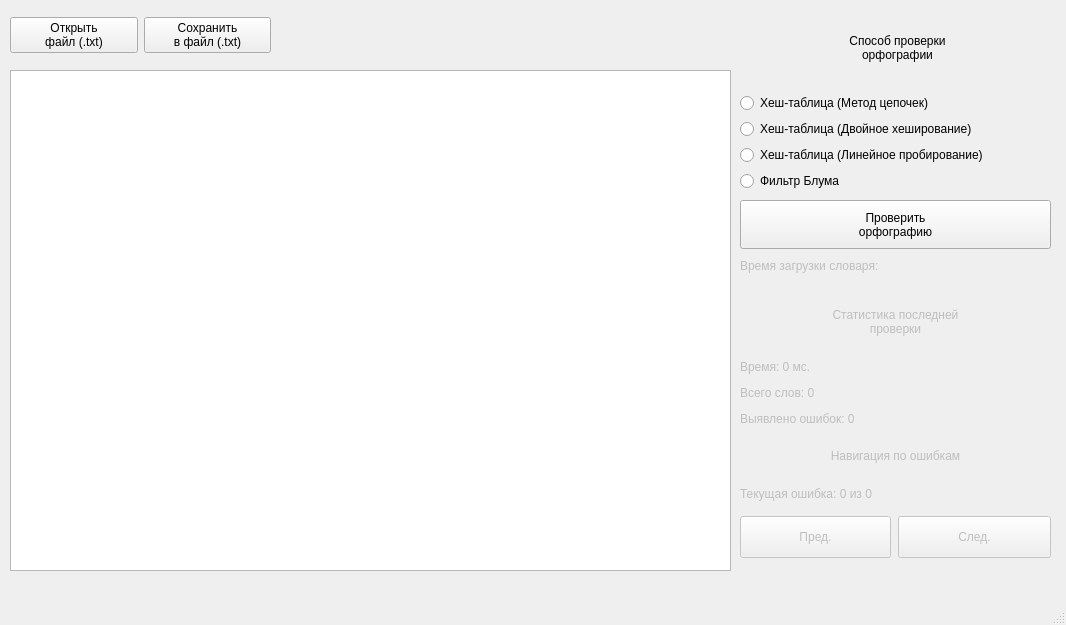
<?xml version="1.0" encoding="UTF-8"?>
<ui version="4.0">
 <class>MainWindow</class>
 <widget class="QMainWindow" name="MainWindow">
  <property name="geometry">
   <rect>
    <x>0</x>
    <y>0</y>
    <width>1066</width>
    <height>625</height>
   </rect>
  </property>
  <property name="minimumSize">
   <size>
    <width>1066</width>
    <height>625</height>
   </size>
  </property>
  <property name="maximumSize">
   <size>
    <width>1066</width>
    <height>625</height>
   </size>
  </property>
  <property name="windowTitle">
   <string>Сервис по проверке орфографии</string>
  </property>
  <property name="animated">
   <bool>true</bool>
  </property>
  <widget class="QWidget" name="centralwidget">
   <widget class="QTextEdit" name="TextField">
    <property name="geometry">
     <rect>
      <x>10</x>
      <y>70</y>
      <width>721</width>
      <height>501</height>
     </rect>
    </property>
   </widget>
   <widget class="QWidget" name="verticalLayoutWidget">
    <property name="geometry">
     <rect>
      <x>740</x>
      <y>10</y>
      <width>315</width>
      <height>181</height>
     </rect>
    </property>
    <layout class="QVBoxLayout" name="verticalLayout">
     <item>
      <widget class="QLabel" name="Selector_label">
       <property name="acceptDrops">
        <bool>false</bool>
       </property>
       <property name="layoutDirection">
        <enum>Qt::LayoutDirection::LeftToRight</enum>
       </property>
       <property name="text">
        <string>&lt;html&gt;&lt;head/&gt;&lt;body&gt;&lt;p&gt;Способ проверки&lt;br/&gt;орфографии&lt;/p&gt;&lt;/body&gt;&lt;/html&gt;</string>
       </property>
       <property name="textFormat">
        <enum>Qt::TextFormat::AutoText</enum>
       </property>
       <property name="alignment">
        <set>Qt::AlignmentFlag::AlignCenter</set>
       </property>
       <property name="wordWrap">
        <bool>true</bool>
       </property>
      </widget>
     </item>
     <item>
      <widget class="QRadioButton" name="Selector_HTChain">
       <property name="text">
        <string>Хеш-таблица (Метод цепочек)</string>
       </property>
      </widget>
     </item>
     <item>
      <widget class="QRadioButton" name="Selector_HTDHash">
       <property name="text">
        <string>Хеш-таблица (Двойное хеширование)</string>
       </property>
      </widget>
     </item>
     <item>
      <widget class="QRadioButton" name="Selector_HTLinear">
       <property name="text">
        <string>Хеш-таблица (Линейное пробирование)</string>
       </property>
      </widget>
     </item>
     <item>
      <widget class="QRadioButton" name="Selector_BF">
       <property name="text">
        <string>Фильтр Блума</string>
       </property>
      </widget>
     </item>
    </layout>
   </widget>
   <widget class="QPushButton" name="Button_CheckOrpho">
    <property name="geometry">
     <rect>
      <x>740</x>
      <y>200</y>
      <width>311</width>
      <height>49</height>
     </rect>
    </property>
    <property name="text">
     <string>Проверить
орфографию</string>
    </property>
   </widget>
   <widget class="QWidget" name="horizontalLayoutWidget">
    <property name="geometry">
     <rect>
      <x>10</x>
      <y>10</y>
      <width>261</width>
      <height>51</height>
     </rect>
    </property>
    <layout class="QHBoxLayout" name="horizontalLayout">
     <item>
      <widget class="QPushButton" name="Button_OpenTxt">
       <property name="text">
        <string>Открыть
файл (.txt)</string>
       </property>
      </widget>
     </item>
     <item>
      <widget class="QPushButton" name="Button_SaveTxt">
       <property name="text">
        <string>Сохранить
в файл (.txt)</string>
       </property>
      </widget>
     </item>
    </layout>
   </widget>
   <widget class="QWidget" name="verticalLayoutWidget_2">
    <property name="geometry">
     <rect>
      <x>740</x>
      <y>290</y>
      <width>311</width>
      <height>141</height>
     </rect>
    </property>
    <layout class="QVBoxLayout" name="Layout_Statistic">
     <property name="spacing">
      <number>2</number>
     </property>
     <property name="sizeConstraint">
      <enum>QLayout::SizeConstraint::SetDefaultConstraint</enum>
     </property>
     <item>
      <widget class="QLabel" name="Label_LastOrphograhyCheckStatistic">
       <property name="enabled">
        <bool>false</bool>
       </property>
       <property name="text">
        <string>Статистика последней
проверки</string>
       </property>
       <property name="alignment">
        <set>Qt::AlignmentFlag::AlignCenter</set>
       </property>
      </widget>
     </item>
     <item>
      <widget class="QLabel" name="Label_SpellCheckTime">
       <property name="enabled">
        <bool>false</bool>
       </property>
       <property name="maximumSize">
        <size>
         <width>16777215</width>
         <height>24</height>
        </size>
       </property>
       <property name="text">
        <string>Время: 0 мс.</string>
       </property>
      </widget>
     </item>
     <item>
      <widget class="QLabel" name="Label_TotalWords">
       <property name="enabled">
        <bool>false</bool>
       </property>
       <property name="maximumSize">
        <size>
         <width>16777215</width>
         <height>24</height>
        </size>
       </property>
       <property name="text">
        <string>Всего слов: 0</string>
       </property>
      </widget>
     </item>
     <item>
      <widget class="QLabel" name="Label_MisspellWords">
       <property name="enabled">
        <bool>false</bool>
       </property>
       <property name="maximumSize">
        <size>
         <width>16777215</width>
         <height>24</height>
        </size>
       </property>
       <property name="text">
        <string>Выявлено ошибок: 0</string>
       </property>
      </widget>
     </item>
    </layout>
   </widget>
   <widget class="QWidget" name="formLayoutWidget">
    <property name="geometry">
     <rect>
      <x>740</x>
      <y>440</y>
      <width>311</width>
      <height>122</height>
     </rect>
    </property>
    <layout class="QFormLayout" name="Layout_Navigation">
     <property name="horizontalSpacing">
      <number>7</number>
     </property>
     <item row="0" column="0" colspan="2">
      <widget class="QLabel" name="Label_MisspellNavigation">
       <property name="enabled">
        <bool>false</bool>
       </property>
       <property name="minimumSize">
        <size>
         <width>0</width>
         <height>32</height>
        </size>
       </property>
       <property name="text">
        <string>Навигация по ошибкам</string>
       </property>
       <property name="alignment">
        <set>Qt::AlignmentFlag::AlignCenter</set>
       </property>
      </widget>
     </item>
     <item row="1" column="0" colspan="2">
      <widget class="QLabel" name="Label_CurrentMisspell">
       <property name="enabled">
        <bool>false</bool>
       </property>
       <property name="minimumSize">
        <size>
         <width>0</width>
         <height>32</height>
        </size>
       </property>
       <property name="text">
        <string>Текущая ошибка: 0 из 0</string>
       </property>
      </widget>
     </item>
     <item row="2" column="0">
      <widget class="QPushButton" name="Button_PrevMisspell">
       <property name="enabled">
        <bool>false</bool>
       </property>
       <property name="minimumSize">
        <size>
         <width>151</width>
         <height>42</height>
        </size>
       </property>
       <property name="text">
        <string>Пред.</string>
       </property>
      </widget>
     </item>
     <item row="2" column="1">
      <widget class="QPushButton" name="Button_NextMisspell">
       <property name="enabled">
        <bool>false</bool>
       </property>
       <property name="minimumSize">
        <size>
         <width>131</width>
         <height>42</height>
        </size>
       </property>
       <property name="text">
        <string>След.</string>
       </property>
      </widget>
     </item>
    </layout>
   </widget>
   <widget class="QLabel" name="Label_DictLoadTime">
    <property name="enabled">
     <bool>false</bool>
    </property>
    <property name="geometry">
     <rect>
      <x>740</x>
      <y>250</y>
      <width>311</width>
      <height>31</height>
     </rect>
    </property>
    <property name="text">
     <string>Время загрузки словаря:</string>
    </property>
   </widget>
  </widget>
  <widget class="QMenuBar" name="menubar">
   <property name="geometry">
    <rect>
     <x>0</x>
     <y>0</y>
     <width>1066</width>
     <height>26</height>
    </rect>
   </property>
  </widget>
  <widget class="QStatusBar" name="statusbar"/>
 </widget>
 <resources/>
 <connections/>
</ui>
